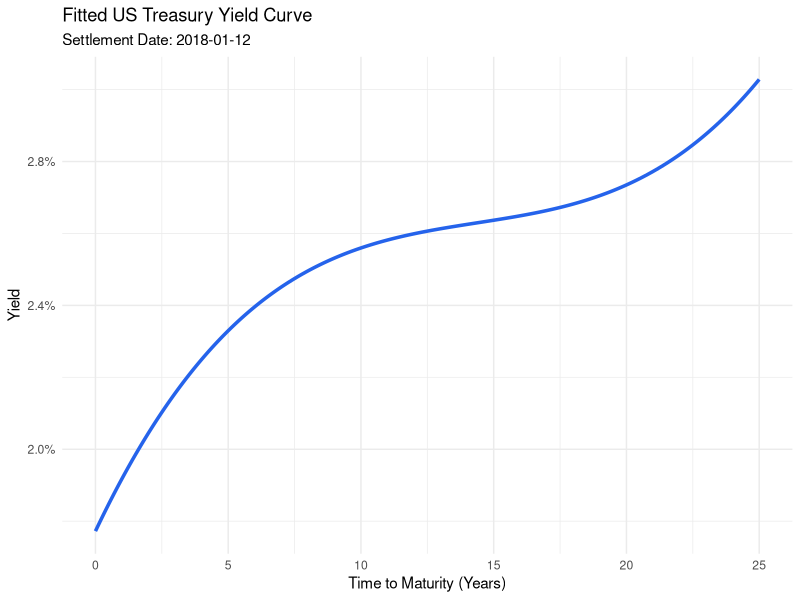

This chart was generated by the following R code:
library(dplyr)
library(lubridate)
library(readxl)
library(ggplot2)
library(scales)

bonds_raw <- read_excel("Yield_Curve.xlsx", sheet = "Interpolating the Yield Curve", skip = 8)
dates_range <- read_excel("Yield_Curve.xlsx", sheet = "Interpolating the Yield Curve", range = "B6:AZ6", col_names = FALSE)

settlement_date <- as.Date("2018-01-12")

# ====================================================================
# 0. Core Function Definitions
# ====================================================================

# Yield curve function based on a polynomial model (Nelson-Siegel simplified form)
yield_function <- function(t, params) {
  a0 <- params[1]; a1 <- params[2]; a2 <- params[3]; a3 <- params[4]
  # Use pmax to prevent negative or near-zero rates which cause calculation errors
  y <- pmax(a0 + a1 * t + a2 * (t^2) + a3 * (t^3), 0.000001)
  return(y)
}

# Function to calculate the model price of a single bond
price_bond <- function(maturity_date, coupon_rate, last_coupon_date, params) {
  # Generate future cash flow dates
  cf_dates <- seq(from = last_coupon_date + months(6), 
                  to = maturity_date, by = "6 months")
  
  if(length(cf_dates) == 0) return(0)
  
  # Calculate time to payment in years from settlement date
  t_vec <- as.numeric(difftime(cf_dates, settlement_date, units = "days")) / 365.25
  
  # Calculate cash flows (coupons + principal at maturity)
  cf <- rep(coupon_rate / 2, length(cf_dates))
  cf[length(cf)] <- cf[length(cf)] + 100
  
  # Calculate discount factors
  y_vec <- yield_function(t_vec, params)
  df_vec <- exp(-y_vec * t_vec)
  
  # Return the sum of present values (Model Price)
  return(sum(cf * df_vec))
}

# ====================================================================
# Part 1: Calculate each bond's full (dirty) price including accrued interest
# ====================================================================
cat("--- Part 1: Calculating Dirty Prices ---\n")

bonds <- bonds_raw %>%
  select(Maturity, Coupon, Asked, `Last coupon`) %>%
  rename(Last_Coupon = `Last coupon`) %>%
  filter(!is.na(Maturity)) %>%
  mutate(
    Maturity = as.Date(Maturity),
    Last_Coupon = as.Date(Last_Coupon),
    Coupon = as.numeric(Coupon),
    Asked = as.numeric(Asked),
    
    # Accrued Interest Calculation
    Next_Coupon = Last_Coupon + months(6),
    Days_in_Period = as.numeric(Next_Coupon - Last_Coupon),
    Days_Accrued = as.numeric(settlement_date - Last_Coupon),
    Accrued_Interest = (Coupon / 2) * (Days_Accrued / Days_in_Period),
    
    # Calculate Full (Dirty) Price
    Dirty_Price = Asked + Accrued_Interest
  )

cat("Part 1 Complete. Total bonds processed:", nrow(bonds), "\n")


# ====================================================================
# Part 4: Optimize params (a0, a1, a2, a3) to minimize pricing errors
# (Combined logic here as Part 2 requires the optimized parameters first)
# ====================================================================
cat("--- Part 4: Optimization and Parameter Selection ---\n")

# Define objective function: Sum of Squared Errors (SSE) between actual and model prices
objective_function <- function(params, data) {
  model_prices <- mapply(price_bond, 
                         data$Maturity, data$Coupon, data$Last_Coupon, 
                         MoreArgs = list(params = params))
  
  # Return a large penalty if calculations result in Inf or NaN
  if (any(is.infinite(model_prices)) || any(is.nan(model_prices))) {
    return(1e10)
  }
  
  sse <- sum((data$Dirty_Price - model_prices) ^ 2)
  return(sse)
}

# Initial parameter guesses
init_params <- c(0.016, 0.002, -0.0001, 0.000002)

# Run optimization
opt_result <- optim(init_params, fn = objective_function, data = bonds, 
                    method = "Nelder-Mead", control = list(maxit = 10000))
best_params <- opt_result$par

cat("Optimal Parameters (a0, a1, a2, a3):", round(best_params, 6), "\n")
cat("Convergence code (0 is good):", opt_result$convergence, "\n")


# ====================================================================
# Part 2: For every cash-flow date, calculate time, discount rate, and ZCB price
# ====================================================================
cat("--- Part 2: Generating Zero-Coupon Bond (ZCB) Data ---\n")

# Generate a sequence of standard cash-flow dates (e.g., from 2018 to 2040)
all_payout_dates <- seq(as.Date("2018-02-15"), as.Date("2040-08-15"), by = "6 months")

# Calculate time to payment, model discount rates, and $1 ZCB prices
time_to_payout <- as.numeric(difftime(all_payout_dates, settlement_date, units = "days")) / 365.25
discount_rates <- yield_function(time_to_payout, best_params)
zcb_prices <- exp(-discount_rates * time_to_payout)

# Compile results into a data frame
results_table_part2 <- data.frame(
  Date = format(all_payout_dates, "%m/%d/%y"),
  Time_to_Payout = time_to_payout,
  Discount_Rate = discount_rates,
  Price_of_ZCB = zcb_prices
)

# Preview Part 2 results
cat("\n[Part 2 Results Preview] Top 5 Zero-Coupon Bond Prices:\n")
print(head(results_table_part2, 5))


# ====================================================================
# Part 3: Calculate the present value of every coupon/principal payment
# ====================================================================
cat("\n--- Part 3: Calculating Present Values of Cash Flows ---\n")

# Calculate PV for each individual cash flow and store as a list in the data frame
bonds <- bonds %>%
  rowwise() %>%
  mutate(
    # Future cash flow dates
    cf_dates = list(seq(from = Last_Coupon + months(6), to = Maturity, by = "6 months")),
    # Time to payment in years
    t_vec = list(as.numeric(difftime(unlist(cf_dates), settlement_date, units = "days")) / 365.25),
    # Cash flow values
    cf_values = list({
      cfs <- rep(Coupon / 2, length(t_vec))
      cfs[length(cfs)] <- cfs[length(cfs)] + 100
      cfs
    }),
    # Discount factors
    df_vec = list(exp(-yield_function(unlist(t_vec), best_params) * unlist(t_vec))),
    # Present value of each cash flow
    pv_cashflows = list(unlist(cf_values) * unlist(df_vec))
  ) %>%
  ungroup()

cat("Part 3 Complete. Calculated PVs for", nrow(bonds), "bonds.\n")


# ====================================================================
# Part 4 (Continued): Calculate model price and summarize pricing errors
# ====================================================================
cat("\n--- Part 4: Pricing Errors Summary ---\n")

# Aggregate PVs to get the total model price for each bond
bonds <- bonds %>%
  mutate(Model_Price = sapply(pv_cashflows, sum))

# Calculate errors
errors <- bonds$Dirty_Price - bonds$Model_Price
pct_errors <- (errors / bonds$Dirty_Price) * 100

cat("Dollar Errors: Min =", round(min(errors), 2), 
    "| Max =", round(max(errors), 2), 
    "| Mean =", round(mean(errors), 2), 
    "| RMSE =", round(sqrt(mean(errors ^ 2)), 2), "\n")
cat("Percent Errors: Min =", round(min(pct_errors), 2), "%", 
    "| Max =", round(max(pct_errors), 2), "%\n")


# ====================================================================
# Part 5: Plot the estimated yield curve
# ====================================================================
cat("--- Part 5: Plotting Estimated Yield Curve ---\n")

# Generate a smooth sequence for plotting
tau_seq <- seq(0, 25, by = 0.1)
y_seq <- yield_function(tau_seq, best_params)

plot_data <- data.frame(Tau = tau_seq, Yield = y_seq)

p <- ggplot(plot_data, aes(x = Tau, y = Yield)) +
  geom_line(color = "#2563eb", size = 1.2) + 
  labs(title = "Fitted US Treasury Yield Curve", 
       subtitle = paste0("Settlement Date: ", as.character(settlement_date)),
       x = "Time to Maturity (Years)", 
       y = "Yield") +
  theme_minimal() +
  scale_y_continuous(labels = percent)

print(p)
# ===
# 6
# ===
# 6a 
summary(bonds_raw$Asked)
t1 <- as.numeric(as.Date("2020-08-15") - settlement_date) / 365.25
t2 <- as.numeric(as.Date("2021-08-15") - settlement_date) / 365.25
y1 <- yield_function(t1, best_params)
y2 <- yield_function(t2, best_params)

fwd_rate <- (y2 * t2 - y1 * t1) / (t2 - t1)
cat("\n6(d) 1-Year Forward Rate (starting Aug 2020):", round(fwd_rate * 100, 2), "%\n")
cat("Yield on ZCB maturing Aug 2021 (Spot Rate):", round(y2 * 100, 2), "%\n")

t_2030 <- as.numeric(as.Date("2030-08-15") - settlement_date) / 365.25
y_2030 <- yield_function(t_2030, best_params)
real_return <- ((1 + y_2030) / (1 + 0.02)) - 1
cat("6(e) Exact Real Return (2030 ZCB):", round(real_return * 100, 2), "%\n")

maturity_corp <- as.Date("2032-08-15")
last_coupon_corp <- as.Date("2017-08-15")
cf_dates_corp <- seq(from = last_coupon_corp + months(6), to = maturity_corp, by = "6 months")
t_corp <- as.numeric(cf_dates_corp - settlement_date) / 365.25

cf_corp <- rep(5, length(cf_dates_corp))
cf_corp[length(cf_corp)] <- 105

y_corp <- yield_function(t_corp, best_params)
df_corp <- exp(-y_corp * t_corp)
price_corp <- sum(cf_corp * df_corp)
cat("6(f) Price of Default-Free 15-yr 10% Corp Bond: $", round(price_corp, 2), "\n")

lambda <- 0.03
df_defaultable <- exp(-(y_corp + lambda) * t_corp)
price_defaultable <- sum(cf_corp * df_defaultable)
cat("6(g) Price of Defaultable Corp Bond (3% intensity): $", round(price_defaultable, 2), "\n")
